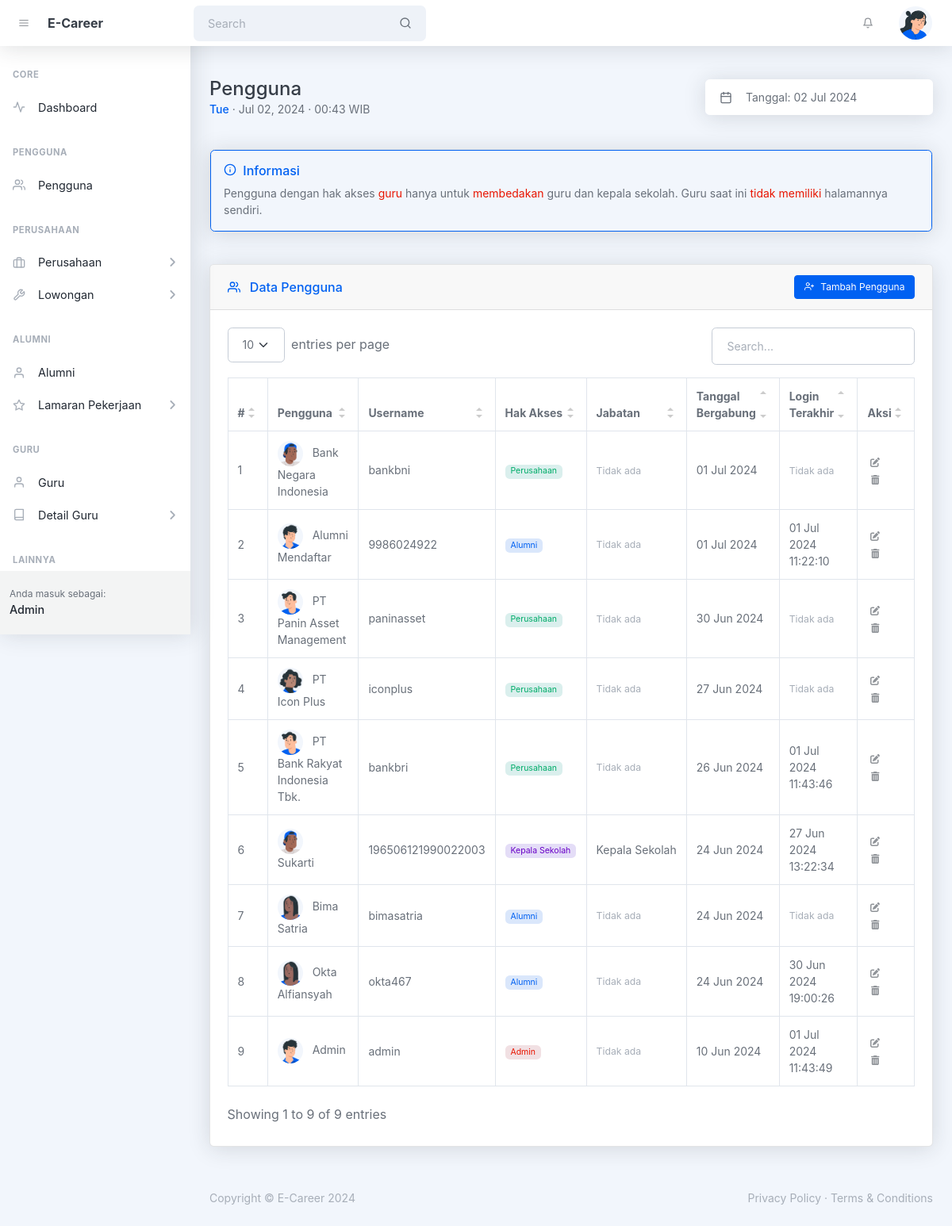
Screenshot of /admin/pengguna.php (signed in) with the database file from the repository.
### tables this page shows
CREATE TABLE `tbl_perusahaan` (
  `id` int(10) UNSIGNED NOT NULL,
  `id_pengguna` int(10) UNSIGNED DEFAULT NULL,
  `id_jenis_perusahaan` int(10) UNSIGNED DEFAULT NULL,
  `nama_perusahaan` varchar(128) NOT NULL,
  `alamat_perusahaan` varchar(255) NOT NULL,
  `created_at` timestamp NOT NULL DEFAULT current_timestamp(),
  `updated_at` timestamp NULL DEFAULT NULL ON UPDATE current_timestamp()
);

CREATE TABLE `tbl_pengguna` (
  `id` int(10) UNSIGNED NOT NULL,
  `username` varchar(32) NOT NULL,
  `password` varchar(128) NOT NULL,
  `hak_akses` enum('admin','guru','kepala_sekolah','alumni','perusahaan') NOT NULL,
  `created_at` timestamp NULL DEFAULT current_timestamp(),
  `last_login` timestamp NULL DEFAULT NULL
);

CREATE TABLE `tbl_alumni` (
  `id` int(10) UNSIGNED NOT NULL,
  `id_pengguna` int(10) UNSIGNED DEFAULT NULL,
  `id_kelas` int(10) UNSIGNED DEFAULT NULL,
  `nisn` varchar(10) NOT NULL,
  `nama_alumni` varchar(128) NOT NULL,
  `jk` enum('l','p') NOT NULL,
  `alamat` varchar(255) NOT NULL,
  `tmp_lahir` varchar(64) NOT NULL,
  `tgl_lahir` date NOT NULL,
  `no_telp` varchar(16) DEFAULT NULL,
  `email` varchar(128) NOT NULL,
  `created_at` timestamp NOT NULL DEFAULT current_timestamp() ON UPDATE current_timestamp(),
  `updated_at` timestamp NULL DEFAULT NULL ON UPDATE current_timestamp()
);

CREATE TABLE `tbl_guru` (
  `id` int(10) UNSIGNED NOT NULL,
  `id_pengguna` int(10) UNSIGNED DEFAULT NULL,
  `id_jabatan` int(10) UNSIGNED DEFAULT NULL,
  `id_pangkat_golongan` int(10) UNSIGNED DEFAULT NULL,
  `id_pendidikan` int(10) UNSIGNED DEFAULT NULL,
  `id_jurusan_pendidikan` int(10) UNSIGNED DEFAULT NULL,
  `nip` varchar(18) NOT NULL,
  `nama_guru` varchar(128) NOT NULL,
  `jk` enum('l','p') NOT NULL,
  `alamat` varchar(255) NOT NULL,
  `tmp_lahir` varchar(64) NOT NULL,
  `tgl_lahir` date NOT NULL,
  `tahun_ijazah` year(4) DEFAULT NULL,
  `created_at` timestamp NULL DEFAULT current_timestamp(),
  `updated_at` timestamp NULL DEFAULT NULL ON UPDATE current_timestamp()
);

CREATE TABLE `tbl_jabatan` (
  `id` int(11) UNSIGNED NOT NULL,
  `nama_jabatan` varchar(255) NOT NULL,
  `created_at` timestamp NULL DEFAULT current_timestamp(),
  `updated_at` timestamp NULL DEFAULT NULL ON UPDATE current_timestamp()
);

### helpers/isAccessAllowedHelper.php (called while the page is built, shortened)
<?php
function isAccessAllowed($expected_hak_akses = null): bool {
    include_once '../config/config.php';
    $current_hak_akses = $_SESSION['hak_akses'] ?? null;
    $expected_hak_akses = !is_array($expected_hak_akses)
        ? array($expected_hak_akses)
        : $expected_hak_akses;
    return true;
}
?>

### admin/pengguna.php (the view, shortened to what this page needs)
<?php
include '../helpers/isAccessAllowedHelper.php';
if (!isAccessAllowed('admin')) :
  session_destroy();
  echo "<meta http-equiv='refresh' content='0;" . base_url_return('index.php?msg=other_error') . "'>";
else :
  include_once '../config/connection.php';
?>
  <!DOCTYPE html>
  <html lang="en">
  <head>
    <?php include '_partials/head.php' ?>
  </head>
  <body class="nav-fixed">
    <?php include '_partials/topnav.php' ?>
    <div id="layoutSidenav">
      <div id="layoutSidenav_nav">
        <?php include '_partials/sidebar.php' ?>
      </div>
      <div id="layoutSidenav_content">
        <main>
          <div class="container-xl px-4 mt-5">
            <div class="d-flex justify-content-between align-items-sm-center flex-column flex-sm-row mb-4">
              <div class="me-4 mb-3 mb-sm-0">
                <h1 class="mb-0">Pengguna</h1>
                <div class="small">
                  <span class="fw-500 text-primary"><?= date('D') ?></span>
                  &middot; <?= date('M d, Y') ?> &middot; <?= date('H:i') ?> WIB
                </div>
              </div>
              <div class="input-group input-group-joined border-0 shadow w-auto">
                <span class="input-group-text"><i data-feather="calendar"></i></span>
                <input class="form-control ps-0 pointer" id="litepickerRangePlugin" value="Tanggal: <?= date('d M Y') ?>" readonly />
              </div>
            </div>
            <div class="card card-header-actions mb-4 mt-5">
              <div class="bg-gray-100 rounded p-3 border border-primary">
                <h6 class="text-blue">
                  <i data-feather="info" class="me-1"></i>
                  Informasi
                </h6>
                <p class="small mb-0">Pengguna dengan hak akses <span class="text-danger">guru</span> hanya untuk <span class="text-danger">membedakan</span> guru dan kepala sekolah. Guru saat ini <span class="text-danger">tidak memiliki</span> halamannya sendiri.</p>
              </div>
            </div>
            <div class="card card-header-actions mb-4 mt-5">
              <div class="card-header">
                <div>
                  <i data-feather="users" class="me-2 mt-1"></i>
                  Data Pengguna
                </div>
                <button class="btn btn-sm btn-primary toggle_modal_tambah" type="button"><i data-feather="user-plus" class="me-2"></i>Tambah Pengguna</button>
              </div>
              <div class="card-body">
                <table id="datatablesSimple">
                  <thead>
                    <tr>
                      <th>#</th>
                      <th>Pengguna</th>
                      <th>Username</th>
                      <th>Hak Akses</th>
                      <th>Jabatan</th>
                      <th>Tanggal Bergabung</th>
                      <th>Login Terakhir</th>
                      <th>Aksi</th>
                    </tr>
                  </thead>
                  <tbody>
                    <?php
                    $no = 1;
                    $query_pengguna = mysqli_query($connection,
                      "SELECT
                        a.id AS id_pengguna, a.username, a.hak_akses, a.created_at, a.last_login,
                        b.id AS id_guru, b.nip AS nip_guru, b.nama_guru, b.jk AS jk_guru,
                        c.id AS id_alumni, c.nama_alumni, c.jk,
                        d.id AS id_perusahaan, d.nama_perusahaan, d.alamat_perusahaan,
                        e.id AS id_jabatan, e.nama_jabatan AS nama_jabatan_guru,
                        f.id AS id_jenis_perusahaan, f.nama_jenis
                      FROM tbl_pengguna AS a
                      LEFT JOIN tbl_guru AS b
                        ON a.id = b.id_pengguna
                      LEFT JOIN tbl_alumni AS c
                        ON a.id = c.id_pengguna
                      LEFT JOIN tbl_perusahaan AS d
                        ON a.id = d.id_pengguna
                      LEFT JOIN tbl_jabatan AS e
                        ON e.id = b.id_jabatan
                      LEFT JOIN tbl_jenis_perusahaan AS f
                        ON f.id = d.id_jenis_perusahaan
                      WHERE hak_akses != 'guru'
                      ORDER BY a.id DESC");
                    while ($pengguna = mysqli_fetch_assoc($query_pengguna)) :
                      $formatted_hak_akses = ucwords(str_replace('_', ' ', $pengguna['hak_akses']));
                      $tanggal_bergabung = isset($pengguna['created_at'])
                        ? date('d M Y', strtotime($pengguna['created_at']))
                        : '<small class="text-muted">Tidak ada</small>';
                      $last_login = isset($pengguna['last_login'])
                        ? date('d M Y H:i:s', strtotime($pengguna['last_login']))
                        : '<small class="text-muted">Tidak ada</small>';
                    ?>
                      <tr>
                        <td><?= $no++ ?></td>
                        <td>
                          <img src="<?= base_url('assets/img/illustrations/profiles/profile-' . rand(1, 6) . '.png') ?>" alt="Image User" class="avatar me-2">
                          <?= $pengguna['hak_akses'] === 'admin' ? 'Admin' : '' ?>
                          <?= $pengguna['hak_akses'] === 'alumni' ? $pengguna['nama_alumni'] : '' ?>
                          <?= in_array($pengguna['hak_akses'], ['guru', 'kepala_sekolah']) ? $pengguna['nama_guru'] : '' ?>
                          <?= $pengguna['hak_akses'] === 'perusahaan' ? $pengguna['nama_perusahaan'] : '' ?>
                        </td>
                        <td><?= $pengguna['username'] ?></td>
                        <td>
                          <?php if ($pengguna['hak_akses'] === 'admin') : ?>
                            <span class="badge bg-red-soft text-red"><?= $formatted_hak_akses ?></span>
                          <?php elseif ($pengguna['hak_akses'] === 'alumni'): ?>
                            <span class="badge bg-blue-soft text-blue"><?= $formatted_hak_akses ?></span>
                          <?php elseif (in_array($pengguna['hak_akses'], ['guru', 'kepala_sekolah'])) : ?>
                            <span class="badge bg-purple-soft text-purple"><?= $formatted_hak_akses ?></span>
                          <?php elseif ($pengguna['hak_akses'] === 'perusahaan'): ?>
                            <span class="badge bg-green-soft text-green"><?= $formatted_hak_akses ?></span>
                          <?php endif ?>
                        </td>
                        <td>
                          <div class="ellipsis">
                            <?php if (in_array($pengguna['hak_akses'], ['admin', 'alumni', 'perusahaan'])): ?>
                              <small class="text-muted">Tidak ada</small>
                            <?php else: ?>
                              <span class="toggle_tooltip" title="<?= $pengguna['nama_jabatan_guru'] ?? $pengguna['nama_jabatan_guru'] ?>">
                                <?= $pengguna['nama_jabatan_guru'] ?? $pengguna['nama_jabatan_guru'] ?>
                              </span>
                            <?php endif ?>
                          </div>
                        </td>
                        <td><?= $tanggal_bergabung ?></td>
                        <td><?= $last_login ?></td>
                        <td>
                          <button class="btn btn-datatable btn-icon btn-transparent-dark me-2 toggle_modal_ubah"
                            data-id_pengguna="<?= $pengguna['id_pengguna'] ?>"
                            data-id_alumni="<?= $pengguna['id_alumni'] ?>"
                            data-id_guru="<?= $pengguna['id_guru'] ?>"
                            data-id_perusahaan="<?= $pengguna['id_perusahaan'] ?>"
                            data-username="<?= $pengguna['username'] ?>"
                            data-hak_akses="<?= $pengguna['hak_akses'] ?>">
                            <i class="fa fa-pen-to-square"></i>
                          </button>
                          <button class="btn btn-datatable btn-icon btn-transparent-dark me-2 toggle_swal_hapus"
                            data-id_pengguna="<?= $pengguna['id_pengguna'] ?>"
                            data-username="<?= $pengguna['username'] ?>"
                            data-nama_alumni="<?= $pengguna['nama_alumni'] ?>"
                            data-nama_guru="<?= $pengguna['nama_guru'] ?>"
                            data-nama_perusahaan="<?= $pengguna['nama_perusahaan'] ?>"
                            data-hak_akses="<?= $pengguna['hak_akses'] ?>">
                            <i class="fa fa-trash-can"></i>
                          </button>
                        </td>
                      </tr>
                    <?php endwhile ?>
                  </tbody>
                </table>
              </div>
            </div>
          </div>
        </main>
        <?php include '_partials/footer.php' ?>
      </div>
    </div>
  </body>
  </html>
<?php endif ?>

### assets/css/MY_styles.css (style rules this page uses)
.ellipsis { max-width: 150px; white-space: nowrap; overflow: hidden; text-overflow: ellipsis; }

### rows the page displays
tbl_perusahaan: nama_perusahaan "Bank Negara Indonesia", id_pengguna.username "bankbni", id_pengguna.hak_akses "Perusahaan", shows "Tidak ada", id_pengguna.created_at "01 Jul 2024"
tbl_alumni: nama_alumni "Alumni Mendaftar", id_pengguna.username "9986024922", id_pengguna.hak_akses "Alumni", shows "Tidak ada", id_pengguna.created_at "01 Jul 2024", id_pengguna.last_login "01 Jul 2024 11:22:10"
tbl_perusahaan: nama_perusahaan "PT Panin Asset Management", id_pengguna.username "paninasset", id_pengguna.hak_akses "Perusahaan", shows "Tidak ada", id_pengguna.created_at "30 Jun 2024"
tbl_perusahaan: shows a picture, nama_perusahaan "PT Icon Plus", id_pengguna.username "iconplus", id_pengguna.hak_akses "Perusahaan", shows "Tidak ada", id_pengguna.created_at "27 Jun 2024"
tbl_perusahaan: nama_perusahaan "PT Bank Rakyat Indonesia Tbk.", id_pengguna.username "bankbri", id_pengguna.hak_akses "Perusahaan", shows "Tidak ada", id_pengguna.created_at "26 Jun 2024", id_pengguna.last_login "01 Jul 2024 11:43:46"
tbl_guru: nama_guru "Sukarti", id_pengguna.username "196506121990022003", id_pengguna.hak_akses "Kepala Sekolah", id_jabatan.nama_jabatan "Kepala Sekolah", id_pengguna.created_at "24 Jun 2024", id_pengguna.last_login "27 Jun 2024 13:22:34"
tbl_alumni: nama_alumni "Bima Satria", id_pengguna.username "bimasatria", id_pengguna.hak_akses "Alumni", shows "Tidak ada", id_pengguna.created_at "24 Jun 2024"
tbl_alumni: nama_alumni "Okta Alfiansyah", id_pengguna.username "okta467", id_pengguna.hak_akses "Alumni", shows "Tidak ada", id_pengguna.created_at "24 Jun 2024", id_pengguna.last_login "30 Jun 2024 19:00:26"
tbl_pengguna: shows "Admin", username "admin", hak_akses "Admin", shows "Tidak ada", created_at "10 Jun 2024", last_login "01 Jul 2024 11:43:49"

### other values shown
SITE_NAME_SHORT "E-Career"
$user_logged_in "Admin"
